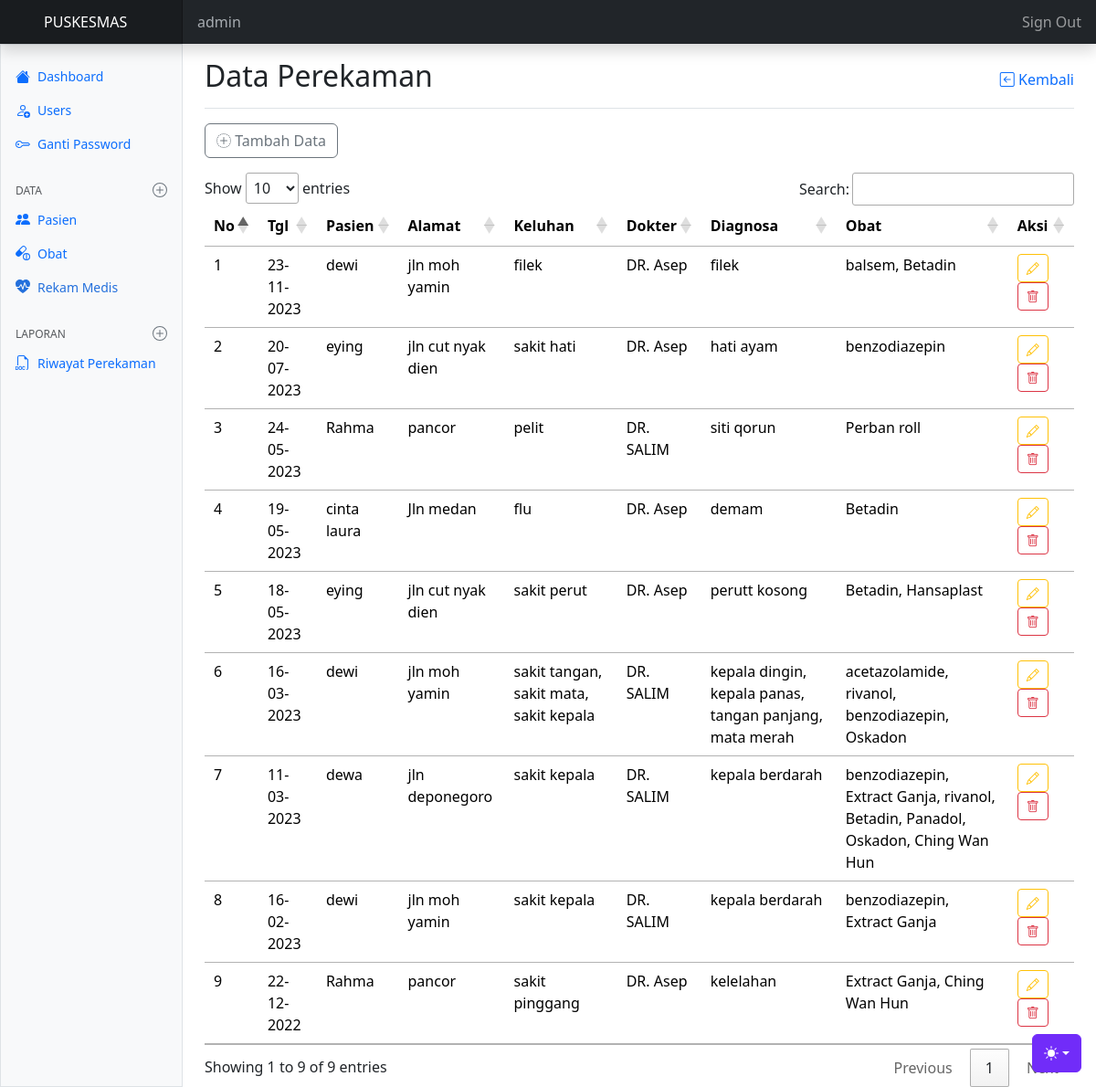
The page /rekammedis/index.php (signed in) on the database its author committed.
### tables this page shows
CREATE TABLE `tb_rekammedis` (
  `no_rm` varchar(15) NOT NULL,
  `tgl_rm` date NOT NULL,
  `id_pasien` varchar(20) NOT NULL,
  `keluhan` text NOT NULL,
  `id_dokter` int(11) NOT NULL,
  `diagnosa` text NOT NULL,
  `obat` text NOT NULL
);

CREATE TABLE `tb_pasien` (
  `id` varchar(100) NOT NULL,
  `nama` varchar(50) NOT NULL,
  `tnggl_lahir` date NOT NULL,
  `gender` enum('L','P') NOT NULL,
  `telpon` varchar(15) NOT NULL,
  `alamat` varchar(100) NOT NULL
);

CREATE TABLE `tb_user` (
  `id_user` int(11) NOT NULL,
  `username` varchar(50) NOT NULL,
  `fullname` varchar(50) NOT NULL,
  `password` varchar(255) NOT NULL,
  `jabatan` enum('1','2','3') NOT NULL COMMENT '1=administrator, 2=petugas, 3=dokter',
  `alamat` varchar(100) NOT NULL,
  `gambar` varchar(100) NOT NULL
);

### config.php (called while the page is built, shortened)
<?php
$main_url = "http://localhost/rekam_medis/";
function in_date($date) {
    $dd = substr($date, 8, 2);
    $mm = substr($date, 5, 2);
    $yy = substr($date, 0, 4);
    return $dd . '-' . $mm . '-' . $yy;
}
?>

### rekammedis/index.php (the view, shortened to what this page needs)
<?php
  require "../config.php";
  require "../template/header.php";
  require "../template/navbar.php";
  require "../template/sidebar.php";
?>
    <main class="col-md-9 ms-sm-auto col-lg-10 px-md-4 min-vh-100">
        <div class="d-flex justify-content-between flex-wrap flex-md-nowrap align-items-center pt-3 pb-2 mb-3 border-bottom">
            <h1 class="h2">Data Perekaman</h1>
            <a href="<?= $main_url ?>index.php" class="text-decoration-none"><i class="bi bi-arrow-left-square align-top"></i> Kembali</a>
        </div>
        <a href="<?= $main_url ?>rekammedis/tambah-data.php" class="btn btn-outline-secondary mb-3"><i class="bi bi-plus-circle-dotted align-top"></i> Tambah Data</a>
        <table class="table table-responsive tabel" id="myTable">
            <thead>
                <tr>
                    <th>No</th>
                    <th>Tgl</th>
                    <th>Pasien</th>
                    <th>Alamat</th>
                    <th>Keluhan</th>
                    <th>Dokter</th>
                    <th>Diagnosa</th>
                    <th>Obat</th>
                    <th>Aksi</th>
                </tr>
            </thead>
            <tbody>
                <?php
                    $no = 1;
                    $sqlRM = "SELECT *, tb_pasien.alamat AS alamatPasien FROM tb_rekammedis INNER JOIN tb_pasien ON tb_rekammedis.id_pasien = tb_pasien.id INNER JOIN tb_user ON tb_rekammedis.id_dokter = tb_user.id_user ORDER BY tgl_rm DESC";
                    $queryRM = mysqli_query($koneksi, $sqlRM);
                    while ($rm = mysqli_fetch_assoc($queryRM)) { ?>
                        <tr>
                            <td><?= $no++ ?></td>
                            <td><?= in_date($rm['tgl_rm']) ?></td>
                            <td><?= $rm['nama'] ?></td>
                            <td><?= $rm['alamatPasien'] ?></td>
                            <td><?= $rm['keluhan'] ?></td>
                            <td><?= $rm['fullname'] ?></td>
                            <td><?= $rm['diagnosa'] ?></td>
                            <td><?= $rm['obat'] ?></td>
                            <td>
                                <a href="edit-data.php?id=<?= $rm['no_rm'] ?>" class="btn btn-sm btn-outline-warning m-auto" title="editlah"><i class="bi bi-pencil align-top"></i></a>
                                <a href="proses-data.php?id=<?= $rm['no_rm'] ?>&aksi=hapus-data" onclick="return confirm('Anda ingin menghapus data rekaman?')" class="btn btn-sm btn-outline-danger" title="hapuslah"><i class="bi bi-trash align-top"></i></a>
                            </td>
                        </tr>
                <?php } ?>
            </tbody>
        </table>
    </main>
<?php
  require "../template/footer.php";
?>

### assets/dashboard/dashboard.css (style rules this page uses)
.bi { display: inline-block; width: 1rem; height: 1rem; }

### template/header.php (style rules this page uses)
.bi { vertical-align: -.125em; fill: currentColor; }

### rows shown on the page
tb_rekammedis: tgl_rm "23-11-2023", id_pasien.nama "dewi", id_pasien.alamat "jln moh yamin", keluhan "filek", id_dokter.fullname "DR. Asep", diagnosa "filek", obat "balsem, Betadin"
tb_rekammedis: tgl_rm "20-07-2023", id_pasien.nama "eying", id_pasien.alamat "jln cut nyak dien", keluhan "sakit hati", id_dokter.fullname "DR. Asep", diagnosa "hati ayam", obat "benzodiazepin"
tb_rekammedis: tgl_rm "24-05-2023", id_pasien.nama "Rahma", id_pasien.alamat "pancor", keluhan "pelit", id_dokter.fullname "DR. SALIM", diagnosa "siti qorun", obat "Perban roll"
tb_rekammedis: tgl_rm "19-05-2023", id_pasien.nama "cinta laura", id_pasien.alamat "Jln medan", keluhan "flu", id_dokter.fullname "DR. Asep", diagnosa "demam", obat "Betadin"
tb_rekammedis: tgl_rm "18-05-2023", id_pasien.nama "eying", id_pasien.alamat "jln cut nyak dien", keluhan "sakit perut", id_dokter.fullname "DR. Asep", diagnosa "perutt kosong", obat "Betadin, Hansaplast"
tb_rekammedis: tgl_rm "16-03-2023", id_pasien.nama "dewi", id_pasien.alamat "jln moh yamin", keluhan "sakit tangan, sakit mata, sakit kepala", id_dokter.fullname "DR. SALIM", diagnosa "kepala dingin, kepala panas, tangan panjang, mata merah", obat "acetazolamide, rivanol, benzodiazepin, Oskadon"
tb_rekammedis: tgl_rm "11-03-2023", id_pasien.nama "dewa", id_pasien.alamat "jln deponegoro", keluhan "sakit kepala", id_dokter.fullname "DR. SALIM", diagnosa "kepala berdarah", obat "benzodiazepin, Extract Ganja, rivanol, Betadin, Panadol, Oskadon, Ching Wan Hun"
tb_rekammedis: tgl_rm "16-02-2023", id_pasien.nama "dewi", id_pasien.alamat "jln moh yamin", keluhan "sakit kepala", id_dokter.fullname "DR. SALIM", diagnosa "kepala berdarah", obat "benzodiazepin, Extract Ganja"
tb_rekammedis: tgl_rm "22-12-2022", id_pasien.nama "Rahma", id_pasien.alamat "pancor", keluhan "sakit pinggang", id_dokter.fullname "DR. Asep", diagnosa "kelelahan", obat "Extract Ganja, Ching Wan Hun"

### other values the page prints
$_SESSION['ssUserRM'] "admin"
